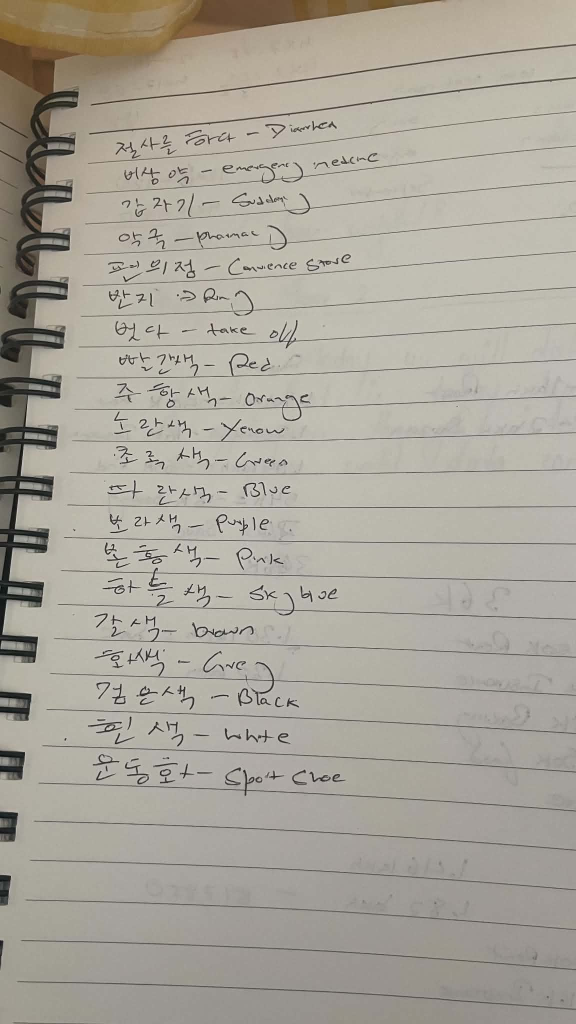
#> input picture images/cat.jpg, 1152 x 2048 px (shown at 1/2 size)
$ python read_image.py
#> lines starting #> are read from the running program, lines starting #| are printed output that depends on the picture
'''
import cv2
image=cv2.imread('images/cat.jpg')
print(image.shape)
print(image)
print(image.dtype)
print(image.size)
print(image[100,100])
print(image.ndim)
print(image[100:200])
cv2.imshow('cat',image)
small = cv2.resize(image, (600, 800))

cv2.imshow("Cat", small)
cv2.waitKey(0)
cv2.destroyAllWindows()
'''
'''
import cv2

image = cv2.imread("images/cat.jpg")

blue = image[:,:,0]
green = image[:,:,1]
red = image[:,:,2]
cv2.imshow("Blue", blue)
cv2.imshow("Green", green)
cv2.imshow("Red", red)

cv2.waitKey(0)
cv2.destroyAllWindows()
print(image.shape)

print(blue.shape)

print(green.shape)

print(red.shape)
'''
import cv2

image = cv2.imread("images/cat.jpg")
#> image is the input picture: shape (2048, 1152, 3); mean B, G, R 154.1, 164.6, 169

gray = cv2.cvtColor(image, cv2.COLOR_BGR2GRAY)
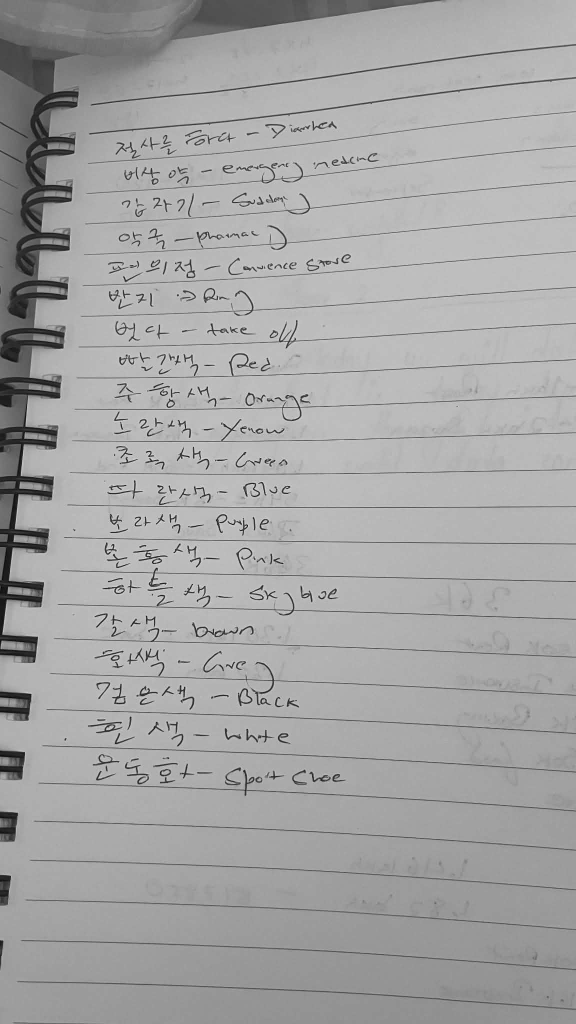
#> gray: shape (2048, 1152) (shown at 1/2 size); min 0, max 254, mean 164.6

print(image.shape)
#| (2048, 1152, 3)
print(gray.shape)
#| (2048, 1152)

cv2.imshow("Original", image)
cv2.imshow("Gray", gray)

cv2.waitKey(0)
cv2.destroyAllWindows()
